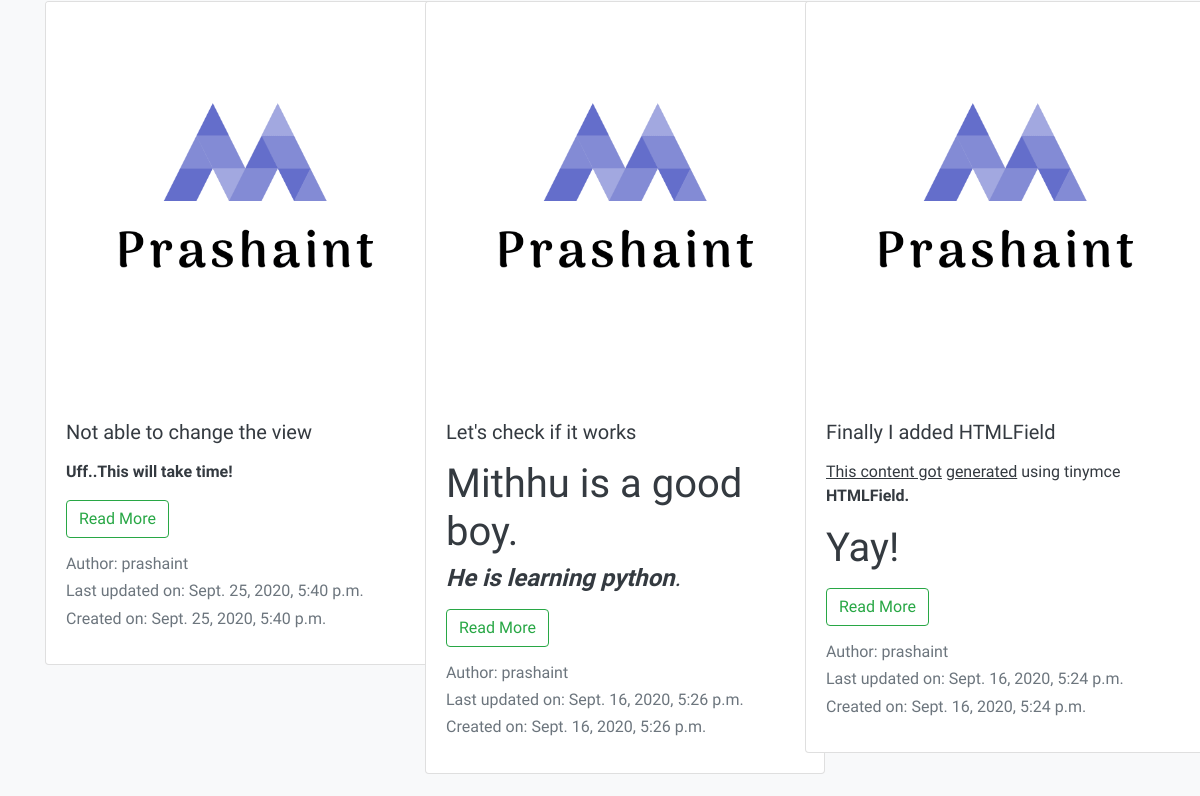
The page /blogs/ (middle part) on the database as committed earlier.
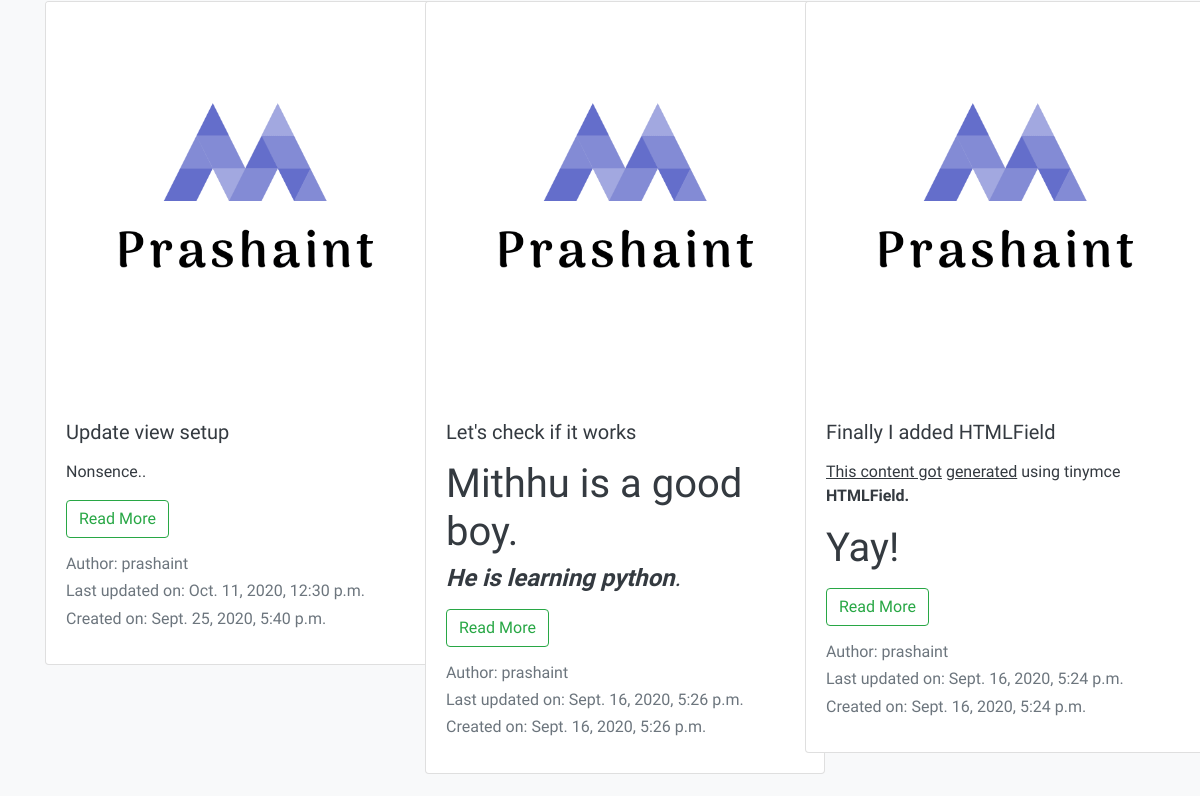
The same page on the database as committed later.
### blogs/models.py (models this page shows, shortened)
class BlogPost(models.Model):
    title = models.CharField(max_length=200, unique=True)
    author = models.ForeignKey(User, on_delete=models.CASCADE, related_name='blog_author')
    updated_on = models.DateTimeField(auto_now=True)
    content = HTMLField()
    created_on = models.DateTimeField(auto_now_add=True)
    status = models.IntegerField(choices=STATUS, default=0)
    class Meta:
        ordering = ['-created_on']

### blogs/views.py (the view)
# urls.py: path('', HomeView.as_view(), name='tech_blogs'),
class HomeView(ListView):
	model = BlogPost
	template_name = 'blogs/tech_blogs.html'

### blogs/templates/blogs/tech_blogs.html (shortened to what this page needs)
{% extends 'blogs/base.html' %}
{% block content %}
{% load static %}
  <div class="container marketing">
  <h3>Our featured bloggers</h3><br>
<div class="row row-cols-1 row-cols-md-3">
{% for blog in object_list %}
<div class="col mb-4">
  <div class="card bg-gradient-light text-dark" style="width: 25rem;">
    <img src="{% static '/logo.png' %}" class="card-img-top" alt="card-img">
    <div class="card-body">
      <h5 class="card-title">{{ blog.title }}</h5>
      <p class="card-text">{{ blog.content | safe }}</p>
      <p><a class="btn btn-outline-success" href="{% url 'blogs:details' blog.id %}" role="button">Read More</a></p>
      <p class="text-muted">
        <h6><span class="text-muted">Author: {{ blog.author }}</span></h6>
        <h6><span class="text-muted">Last updated on: {{ blog.updated_on }}</span></h6>
        <h6><span class="text-muted">Created on: {{ blog.created_on }}</span></h6>
      </p>
    </div>
  </div>
</div>
{% endfor %}
</div>
  </div>
{% endblock %}

### blogs/templates/blogs/base.html (shortened to what this page needs)
{% load static %}
<!doctype html>
<html lang="en">
  <head>
    <link rel="stylesheet" href="https://stackpath.bootstrapcdn.com/bootstrap/4.5.0/css/bootstrap.min.css">
    <link rel="stylesheet" href="https://maxcdn.bootstrapcdn.com/font-awesome/4.7.0/css/font-awesome.min.css">
    <link rel="stylesheet" type="text/css" href="{% static '/custom.css' %}"/>
    <link href="{% static '/carousel.css' %}" rel="stylesheet">
  </head>
  <body class="bg-light text-dark">
<main role="main">
{% block content %}{% endblock %}
</main>
</html>

### portfolio/static/custom.css (style rules this page uses)
body { background: #f0e9e9; background-color: blanchedalmond; font-family: 'Varela Round', sans-serif; }

### portfolio/static/carousel.css (style rules this page uses)
body { padding-top: 3rem; padding-bottom: 3rem; color: #f3dede; }

Rows that differ between the two databases and show on the page:
changed BlogPost: title "Not able to change the view" → "Update view setup"; content "Uff..This will take time!" → "Nonsence.."; updated_on "Sept. 25, 2020, 5:40 p.m." → "Oct. 11, 2020, 12:30 p.m."
